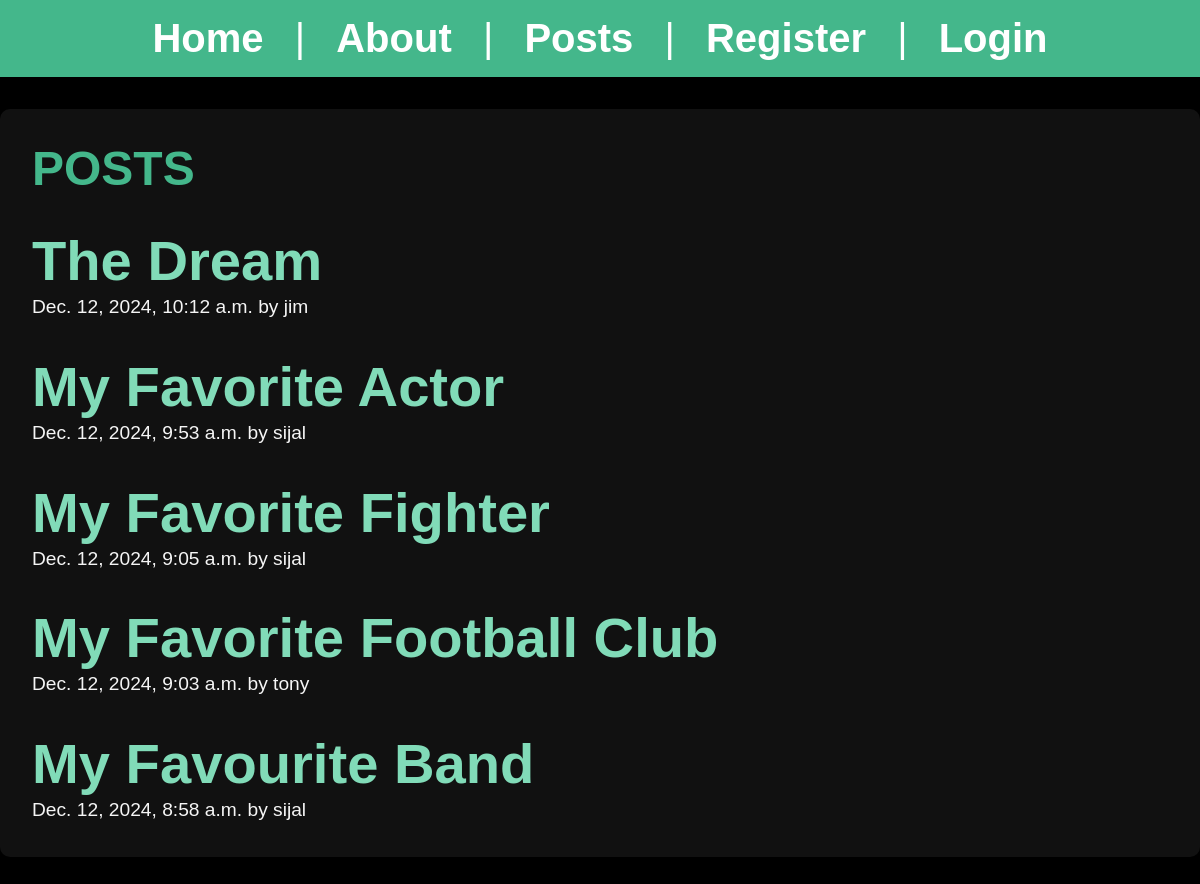
/posts/, run on the app's committed database.
### posts/models.py (models this page shows, shortened)
class Post(models.Model):
    title = models.CharField(max_length=100)
    body = models.TextField()
    slug = models.SlugField()
    date = models.DateTimeField(auto_now_add=True)
    banner = models.ImageField(default='fallback.png', blank=True, null=True)
    author = models.ForeignKey(User, on_delete=models.CASCADE, default=None )

### posts/views.py (the view)
# urls.py: path('', views.posts_list, name="list"),
def posts_list(request):
    posts = Post.objects.all().order_by('-date')
    return render(request, 'posts/posts_list.html', {'posts': posts})

### posts/templates/posts/posts_list.html (shortened to what this page needs)
{% extends 'layout.html'%}
{% block content %}
<section>
    <h1>Posts</h1>
    {% for post in posts %}
        <article class = "post">
            <h3>
                <a href="{% url 'posts:page' slug=post.slug %}">
                    {{ post.title }}
                </a>
            </h3>
            <p> {{ post.date }} by {{ post.author }} </p>
        </article>
    {% endfor %}
</section>
{% endblock %}

### templates/layout.html (shortened to what this page needs)
<!DOCTYPE html>
{% load static %}
<html lang="en">
<head>
    <link rel="stylesheet" href="{% static 'css/style.css' %}">
</head>
<body>
    <nav>
        <a href="/">Home</a> |
        <a href="/about">About</a> |
        <a href="{% url 'posts:list' %}">Posts</a> |
        {% if user.is_authenticated  %}
            <a href="{% url 'posts:new-post' %}">New Post</a> |
            <form class="logout" action="{% url 'users:logout' %}" method= "post">
                {% csrf_token %}
                <button class="logout-button">LogOut</button>
            </form>
        {% else %}
            <a href="{% url 'users:register' %}">Register</a> |
            <a href="{% url 'users:login' %}">Login</a>
        {% endif %}
    </nav>
    <main>
        {% block content %}
        {% endblock%}
    </main>
</body>
</html>

### assets/css/style.css (style rules this page uses)
* { margin: 0; padding: 0; box-sizing: border-box; }
body { min-height: 100vh; background-color: black; color: whitesmoke; font-size: 3rem; font-family: 'Arial', sans-serif; }
nav { padding: 1rem; background-color: #44B78B; color: white; font-size: 2.5rem; text-align: center; }
nav a { color: white; text-decoration: none; margin: 0 20px; font-weight: bold; }
main { padding: 2rem; background-color: #111; border-radius: 10px; margin: 2rem auto; max-width: 1200px; }
section { display: flex; flex-flow: column; gap: 2rem; }
h1, h2 { font-size: 3rem; color: #44B78B; text-transform: uppercase; font-weight: bold; }
p { font-size: 1.2rem; line-height: 1.5; }
a { text-decoration: none; color: #81dbb8; }

### data on the page
Post: title "The Dream", date "Dec. 12, 2024, 10:12 a.m.", author "jim"
Post: title "My Favorite Actor", date "Dec. 12, 2024, 9:53 a.m.", author "sijal"
Post: title "My Favorite Fighter", date "Dec. 12, 2024, 9:05 a.m.", author "sijal"
Post: title "My Favorite Football Club", date "Dec. 12, 2024, 9:03 a.m.", author "tony"
Post: title "My Favourite Band", date "Dec. 12, 2024, 8:58 a.m.", author "sijal"
